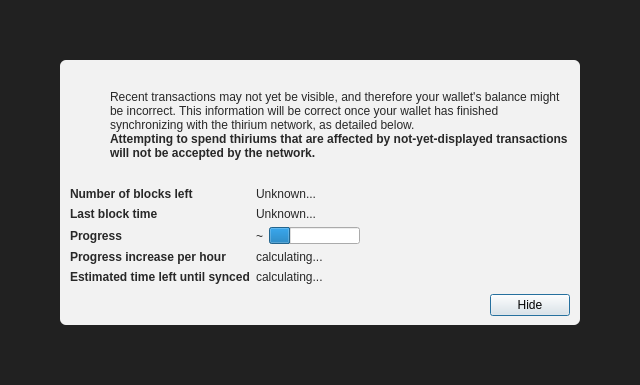
<?xml version="1.0" encoding="UTF-8"?>
<ui version="4.0">
 <class>ModalOverlay</class>
 <widget class="ModalOverlay" name="ModalOverlay">
  <property name="geometry">
   <rect>
    <x>0</x>
    <y>0</y>
    <width>640</width>
    <height>385</height>
   </rect>
  </property>
  <property name="windowTitle">
   <string>Form</string>
  </property>
  <layout class="QVBoxLayout" name="verticalLayout" stretch="0">
   <property name="sizeConstraint">
    <enum>QLayout::SetDefaultConstraint</enum>
   </property>
   <property name="leftMargin">
    <number>0</number>
   </property>
   <property name="topMargin">
    <number>0</number>
   </property>
   <property name="rightMargin">
    <number>0</number>
   </property>
   <property name="bottomMargin">
    <number>0</number>
   </property>
   <item>
    <widget class="QWidget" name="bgWidget" native="true">
     <property name="styleSheet">
      <string notr="true">#bgWidget { background: rgba(0,0,0,220); }</string>
     </property>
     <layout class="QVBoxLayout" name="verticalLayoutMain" stretch="1">
      <property name="leftMargin">
       <number>60</number>
      </property>
      <property name="topMargin">
       <number>60</number>
      </property>
      <property name="rightMargin">
       <number>60</number>
      </property>
      <property name="bottomMargin">
       <number>60</number>
      </property>
      <item>
       <widget class="QWidget" name="contentWidget" native="true">
        <property name="styleSheet">
         <string notr="true">#contentWidget { background: rgba(255,255,255,240); border-radius: 6px; }

QLabel { color: rgb(40,40,40);  }</string>
        </property>
        <layout class="QVBoxLayout" name="verticalLayoutSub" stretch="1,0,0,0">
         <property name="spacing">
          <number>0</number>
         </property>
         <property name="leftMargin">
          <number>10</number>
         </property>
         <property name="topMargin">
          <number>10</number>
         </property>
         <property name="rightMargin">
          <number>10</number>
         </property>
         <property name="bottomMargin">
          <number>10</number>
         </property>
         <item>
          <layout class="QHBoxLayout" name="horizontalLayoutIconText" stretch="0,1">
           <property name="topMargin">
            <number>20</number>
           </property>
           <item>
            <layout class="QVBoxLayout" name="verticalLayoutIcon">
             <property name="leftMargin">
              <number>0</number>
             </property>
             <item>
              <widget class="QPushButton" name="warningIcon">
               <property name="enabled">
                <bool>false</bool>
               </property>
               <property name="text">
                <string/>
               </property>
               <property name="icon">
                <iconset>
                 <normaloff>:/icons/warning</normaloff>
                 <disabledoff>:/icons/warning</disabledoff>:/icons/warning</iconset>
               </property>
               <property name="iconSize">
                <size>
                 <width>48</width>
                 <height>48</height>
                </size>
               </property>
               <property name="flat">
                <bool>true</bool>
               </property>
              </widget>
             </item>
             <item>
              <spacer name="verticalSpacerWarningIcon">
               <property name="orientation">
                <enum>Qt::Vertical</enum>
               </property>
               <property name="sizeHint" stdset="0">
                <size>
                 <width>20</width>
                 <height>40</height>
                </size>
               </property>
              </spacer>
             </item>
            </layout>
           </item>
           <item>
            <layout class="QVBoxLayout" name="verticalLayoutInfoText">
             <property name="leftMargin">
              <number>0</number>
             </property>
             <property name="topMargin">
              <number>0</number>
             </property>
             <item>
              <widget class="QLabel" name="infoText">
               <property name="text">
                <string>Recent transactions may not yet be visible, and therefore your wallet's balance might be incorrect. This information will be correct once your wallet has finished synchronizing with the thirium network, as detailed below.</string>
               </property>
               <property name="textFormat">
                <enum>Qt::RichText</enum>
               </property>
               <property name="wordWrap">
                <bool>true</bool>
               </property>
              </widget>
             </item>
             <item>
              <widget class="QLabel" name="infoTextStrong">
               <property name="font">
                <font>
                 <weight>75</weight>
                 <bold>true</bold>
                </font>
               </property>
               <property name="text">
                <string>Attempting to spend thiriums that are affected by not-yet-displayed transactions will not be accepted by the network.</string>
               </property>
               <property name="textFormat">
                <enum>Qt::RichText</enum>
               </property>
               <property name="wordWrap">
                <bool>true</bool>
               </property>
              </widget>
             </item>
             <item>
              <spacer name="verticalSpacerInTextSpace">
               <property name="orientation">
                <enum>Qt::Vertical</enum>
               </property>
               <property name="sizeHint" stdset="0">
                <size>
                 <width>20</width>
                 <height>40</height>
                </size>
               </property>
              </spacer>
             </item>
            </layout>
           </item>
          </layout>
         </item>
         <item>
          <spacer name="verticalSpacerAfterText">
           <property name="orientation">
            <enum>Qt::Vertical</enum>
           </property>
           <property name="sizeHint" stdset="0">
            <size>
             <width>20</width>
             <height>40</height>
            </size>
           </property>
          </spacer>
         </item>
         <item>
          <layout class="QFormLayout" name="formLayout">
           <property name="fieldGrowthPolicy">
            <enum>QFormLayout::FieldsStayAtSizeHint</enum>
           </property>
           <property name="horizontalSpacing">
            <number>6</number>
           </property>
           <property name="verticalSpacing">
            <number>6</number>
           </property>
           <property name="topMargin">
            <number>10</number>
           </property>
           <item row="0" column="0">
            <widget class="QLabel" name="labelNumberOfBlocksLeft">
             <property name="font">
              <font>
               <weight>75</weight>
               <bold>true</bold>
              </font>
             </property>
             <property name="text">
              <string>Number of blocks left</string>
             </property>
            </widget>
           </item>
           <item row="0" column="1">
            <widget class="QLabel" name="numberOfBlocksLeft">
             <property name="text">
              <string>Unknown...</string>
             </property>
            </widget>
           </item>
           <item row="1" column="0">
            <widget class="QLabel" name="labelLastBlockTime">
             <property name="font">
              <font>
               <weight>75</weight>
               <bold>true</bold>
              </font>
             </property>
             <property name="text">
              <string>Last block time</string>
             </property>
            </widget>
           </item>
           <item row="1" column="1">
            <widget class="QLabel" name="newestBlockDate">
             <property name="sizePolicy">
              <sizepolicy hsizetype="Maximum" vsizetype="Preferred">
               <horstretch>0</horstretch>
               <verstretch>0</verstretch>
              </sizepolicy>
             </property>
             <property name="text">
              <string>Unknown...</string>
             </property>
            </widget>
           </item>
           <item row="2" column="0">
            <widget class="QLabel" name="labelSyncDone">
             <property name="font">
              <font>
               <weight>75</weight>
               <bold>true</bold>
              </font>
             </property>
             <property name="text">
              <string>Progress</string>
             </property>
            </widget>
           </item>
           <item row="2" column="1">
            <layout class="QHBoxLayout" name="horizontalLayoutSync" stretch="0,1">
             <item>
              <widget class="QLabel" name="percentageProgress">
               <property name="text">
                <string notr="true">~</string>
               </property>
              </widget>
             </item>
             <item>
              <widget class="QProgressBar" name="progressBar">
               <property name="value">
                <number>24</number>
               </property>
               <property name="format">
                <string/>
               </property>
              </widget>
             </item>
            </layout>
           </item>
           <item row="4" column="0">
            <widget class="QLabel" name="labelProgressIncrease">
             <property name="font">
              <font>
               <weight>75</weight>
               <bold>true</bold>
              </font>
             </property>
             <property name="text">
              <string>Progress increase per hour</string>
             </property>
            </widget>
           </item>
           <item row="4" column="1">
            <widget class="QLabel" name="progressIncreasePerH">
             <property name="text">
              <string>calculating...</string>
             </property>
            </widget>
           </item>
           <item row="5" column="0">
            <widget class="QLabel" name="labelEstimatedTimeLeft">
             <property name="font">
              <font>
               <weight>75</weight>
               <bold>true</bold>
              </font>
             </property>
             <property name="text">
              <string>Estimated time left until synced</string>
             </property>
            </widget>
           </item>
           <item row="5" column="1">
            <widget class="QLabel" name="expectedTimeLeft">
             <property name="text">
              <string>calculating...</string>
             </property>
            </widget>
           </item>
          </layout>
         </item>
         <item>
          <layout class="QHBoxLayout" name="horizontalLayoutButtons">
           <property name="leftMargin">
            <number>10</number>
           </property>
           <property name="topMargin">
            <number>10</number>
           </property>
           <item>
            <spacer name="horizontalSpacer">
             <property name="orientation">
              <enum>Qt::Horizontal</enum>
             </property>
             <property name="sizeHint" stdset="0">
              <size>
               <width>40</width>
               <height>20</height>
              </size>
             </property>
            </spacer>
           </item>
           <item>
            <widget class="QPushButton" name="closeButton">
             <property name="text">
              <string>Hide</string>
             </property>
             <property name="focusPolicy">
              <enum>Qt::StrongFocus</enum>
             </property>
             <property name="default">
              <bool>true</bool>
             </property>
            </widget>
           </item>
          </layout>
         </item>
        </layout>
       </widget>
      </item>
     </layout>
    </widget>
   </item>
  </layout>
 </widget>
 <customwidgets>
  <customwidget>
   <class>ModalOverlay</class>
   <extends>QWidget</extends>
   <header>qt/modaloverlay.h</header>
   <container>1</container>
  </customwidget>
 </customwidgets>
 <resources/>
 <connections/>
</ui>
